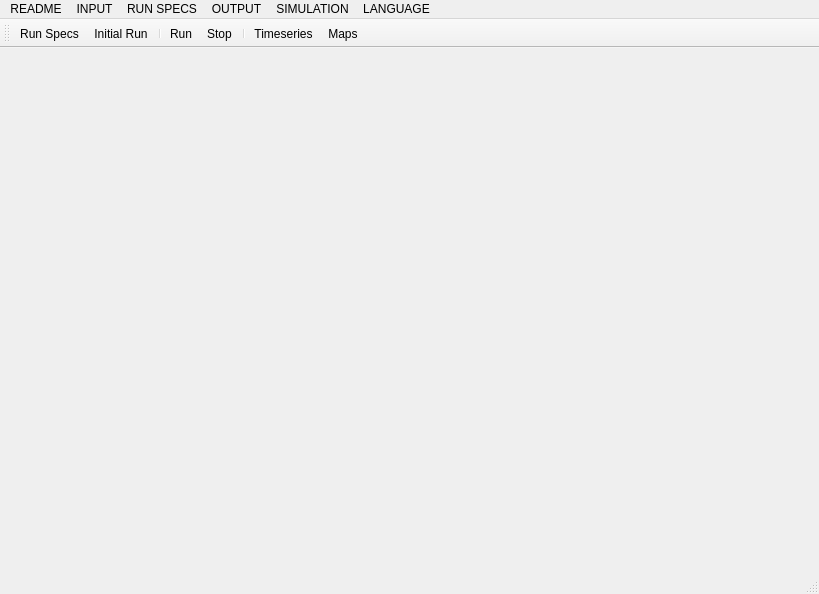
<?xml version="1.0" encoding="UTF-8"?>
<ui version="4.0">
 <class>MainWindow</class>
 <widget class="QMainWindow" name="MainWindow">
  <property name="geometry">
   <rect>
    <x>0</x>
    <y>0</y>
    <width>819</width>
    <height>594</height>
   </rect>
  </property>
  <property name="windowTitle">
   <string>stella Python</string>
  </property>
  <widget class="QWidget" name="centralwidget">
   <layout class="QGridLayout" name="gridLayout"/>
  </widget>
  <widget class="QMenuBar" name="menubar">
   <property name="geometry">
    <rect>
     <x>0</x>
     <y>0</y>
     <width>819</width>
     <height>21</height>
    </rect>
   </property>
   <widget class="QMenu" name="menuREADME">
    <property name="title">
     <string>README</string>
    </property>
   </widget>
   <widget class="QMenu" name="menuINPUT">
    <property name="title">
     <string>INPUT</string>
    </property>
    <addaction name="actionLandcover_maps"/>
    <addaction name="actionSubcatchment_maps"/>
    <addaction name="separator"/>
    <addaction name="actionRainfall"/>
    <addaction name="actionRiver"/>
    <addaction name="actionSoil_and_Plant_Water"/>
    <addaction name="actionLake"/>
    <addaction name="actionLake_HEPP"/>
    <addaction name="actionGrass_and_Cattle"/>
    <addaction name="actionSoil_Structure_Dynamic"/>
    <addaction name="actionSubcatchment_Balance"/>
   </widget>
   <widget class="QMenu" name="menuRUN_SPECS">
    <property name="title">
     <string>RUN SPECS</string>
    </property>
    <addaction name="actionInitial_Run"/>
    <addaction name="actionRun_Specs"/>
   </widget>
   <widget class="QMenu" name="menuOUTPUT">
    <property name="title">
     <string>OUTPUT</string>
    </property>
    <addaction name="actionTimeseries"/>
    <addaction name="actionMaps"/>
   </widget>
   <widget class="QMenu" name="menuSIMULATION">
    <property name="title">
     <string>SIMULATION</string>
    </property>
    <addaction name="actionRun"/>
    <addaction name="actionStop"/>
   </widget>
   <widget class="QMenu" name="menuLANGUAGE">
    <property name="title">
     <string>LANGUAGE</string>
    </property>
    <addaction name="actionEnglish"/>
    <addaction name="actionVietnamese"/>
   </widget>
   <addaction name="menuREADME"/>
   <addaction name="menuINPUT"/>
   <addaction name="menuRUN_SPECS"/>
   <addaction name="menuOUTPUT"/>
   <addaction name="menuSIMULATION"/>
   <addaction name="menuLANGUAGE"/>
  </widget>
  <widget class="QStatusBar" name="statusbar"/>
  <widget class="QToolBar" name="toolBar">
   <property name="windowTitle">
    <string>toolBar</string>
   </property>
   <attribute name="toolBarArea">
    <enum>TopToolBarArea</enum>
   </attribute>
   <attribute name="toolBarBreak">
    <bool>true</bool>
   </attribute>
   <addaction name="actionRun_Specs"/>
   <addaction name="actionInitial_Run"/>
   <addaction name="separator"/>
   <addaction name="actionRun"/>
   <addaction name="actionStop"/>
   <addaction name="separator"/>
   <addaction name="actionTimeseries"/>
   <addaction name="actionMaps"/>
  </widget>
  <action name="actionRainfall">
   <property name="text">
    <string>Rainfall</string>
   </property>
  </action>
  <action name="actionRiver">
   <property name="text">
    <string>River</string>
   </property>
  </action>
  <action name="actionSoil_and_Plant_Water">
   <property name="text">
    <string>Soil and Plant Water</string>
   </property>
  </action>
  <action name="actionLake">
   <property name="text">
    <string>Lake</string>
   </property>
  </action>
  <action name="actionLake_HEPP">
   <property name="text">
    <string>Lake/HEPP</string>
   </property>
  </action>
  <action name="actionGrass_and_Cattle">
   <property name="text">
    <string>Grass and Cattle</string>
   </property>
  </action>
  <action name="actionSoil_Structure_Dynamic">
   <property name="text">
    <string>Soil Structure Dynamic</string>
   </property>
  </action>
  <action name="actionSubcatchment_Balance">
   <property name="text">
    <string>Subcatchment Balance</string>
   </property>
  </action>
  <action name="actionTimeseries">
   <property name="text">
    <string>Timeseries</string>
   </property>
  </action>
  <action name="actionMaps">
   <property name="text">
    <string>Maps</string>
   </property>
  </action>
  <action name="actionRun">
   <property name="text">
    <string>Run</string>
   </property>
  </action>
  <action name="actionInitial_Run">
   <property name="text">
    <string>Initial Run</string>
   </property>
  </action>
  <action name="actionRun_Specs">
   <property name="text">
    <string>Run Specs</string>
   </property>
  </action>
  <action name="actionLandcover_maps">
   <property name="text">
    <string>Landcover maps</string>
   </property>
  </action>
  <action name="actionSubcatchment_maps">
   <property name="text">
    <string>Subcatchment map</string>
   </property>
  </action>
  <action name="actionStop">
   <property name="text">
    <string>Stop</string>
   </property>
  </action>
  <action name="actionEnglish">
   <property name="text">
    <string>English</string>
   </property>
  </action>
  <action name="actionVietnamese">
   <property name="text">
    <string>Vietnamese</string>
   </property>
  </action>
 </widget>
 <resources/>
 <connections/>
</ui>
